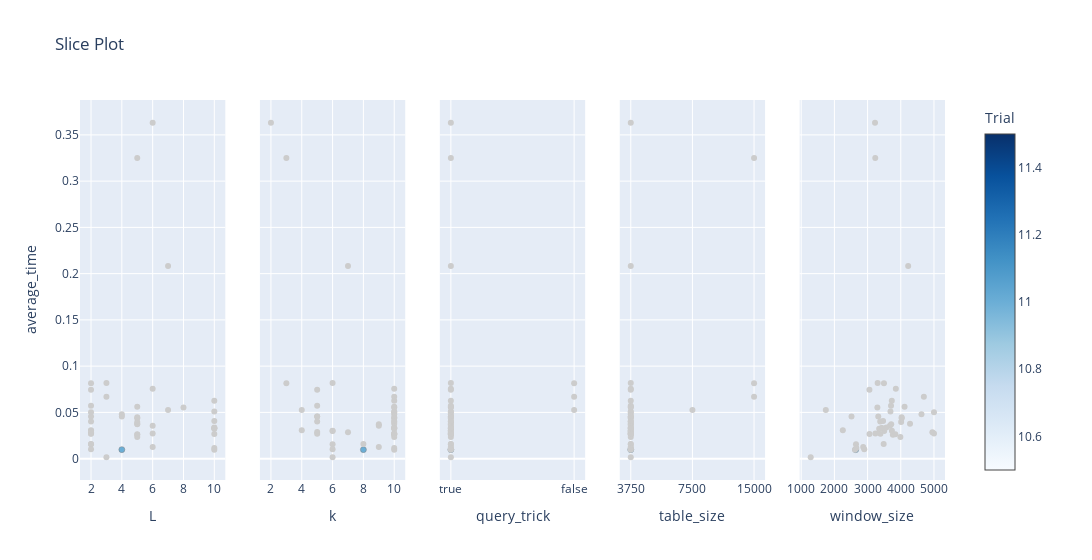

Write notebook code for a chart like this one.
### Code cell
plot_slice(lsh_study, target = lambda t: t.values[1], target_name = 'average_time')

### Figure 1 — Plotly figure (JSON) as saved in the notebook; plotly's stock layout.template omitted (floating-point values rounded to 4 significant figures)
{"data": [{"marker": {"color": [11], "colorbar": {"title": {"text": "Trial"}, "x": 1, "xpad": 40}, "colorscale": [[0, "rgb(247,251,255)"], [0.125, "rgb(222,235,247)"], [0.25, "rgb(198,219,239)"], [0.375, "rgb(158,202,225)"], [0.5, "rgb(107,174,214)"], [0.625, "rgb(66,146,198)"], [0.75, "rgb(33,113,181)"], [0.875, "rgb(8,81,156)"], [1, "rgb(8,48,107)"]], "line": {"color": "Grey", "width": 0.5}, "showscale": true}, "mode": "markers", "name": "Feasible Trial", "showlegend": false, "type": "scatter", "x": [4], "xaxis": "x", "y": [0.009726], "yaxis": "y"}, {"marker": {"color": "#cccccc"}, "mode": "markers", "name": "Infeasible Trial", "showlegend": false, "type": "scatter", "x": [6, 7, 8, 5, 2, 4, 2, 6, 7, 3, 6, 6, 3, 2, 5, 5, 2, 2, 5, 5, 5, 5, 5, 3, 2, 2, 6, 4, 2, 2, 10, 10, 2, 2, 10, 2, 2, 2, 5, 10, 10, 5, 2, 2, 10, 10, 10, 10, 10], "xaxis": "x", "y": [0.3631, 0.2082, 0.05527, 0.325, 0.08155, 0.04547, 0.03064, 0.03552, 0.05244, 0.06685, 0.02719, 0.01265, 0.001488, 0.01009, 0.02592, 0.03716, 0.01544, 0.03018, 0.02345, 0.03783, 0.0396, 0.02625, 0.04359, 0.08174, 0.02988, 0.01585, 0.07562, 0.04805, 0.04001, 0.02887, 0.01149, 0.02653, 0.02719, 0.0286, 0.009472, 0.04543, 0.05016, 0.05712, 0.04471, 0.03354, 0.06245, 0.05595, 0.07446, 0.02679, 0.05083, 0.03276, 0.03242, 0.04061, 0.033], "yaxis": "y"}, {"marker": {"color": [11], "colorbar": {"title": {"text": "Trial"}, "x": 1, "xpad": 40}, "colorscale": [[0, "rgb(247,251,255)"], [0.125, "rgb(222,235,247)"], [0.25, "rgb(198,219,239)"], [0.375, "rgb(158,202,225)"], [0.5, "rgb(107,174,214)"], [0.625, "rgb(66,146,198)"], [0.75, "rgb(33,113,181)"], [0.875, "rgb(8,81,156)"], [1, "rgb(8,48,107)"]], "line": {"color": "Grey", "width": 0.5}, "showscale": false}, "mode": "markers", "name": "Feasible Trial", "showlegend": false, "type": "scatter", "x": [8], "xaxis": "x2", "y": [0.009726], "yaxis": "y2"}, {"marker": {"color": "#cccccc"}, "mode": "markers", "name": "Infeasible Trial", "showlegend": false, "type": "scatter", "x": [2, 7, 10, 3, 3, 5, 4, 9, 4, 10, 10, 9, 6, 6, 10, 9, 6, 6, 10, 10, 10, 10, 10, 6, 6, 8, 10, 10, 5, 5, 10, 10, 10, 7, 10, 5, 10, 5, 10, 10, 10, 10, 5, 5, 10, 10, 10, 10, 10], "xaxis": "x2", "y": [0.3631, 0.2082, 0.05527, 0.325, 0.08155, 0.04547, 0.03064, 0.03552, 0.05244, 0.06685, 0.02719, 0.01265, 0.001488, 0.01009, 0.02592, 0.03716, 0.01544, 0.03018, 0.02345, 0.03783, 0.0396, 0.02625, 0.04359, 0.08174, 0.02988, 0.01585, 0.07562, 0.04805, 0.04001, 0.02887, 0.01149, 0.02653, 0.02719, 0.0286, 0.009472, 0.04543, 0.05016, 0.05712, 0.04471, 0.03354, 0.06245, 0.05595, 0.07446, 0.02679, 0.05083, 0.03276, 0.03242, 0.04061, 0.033], "yaxis": "y2"}, {"marker": {"color": [11], "colorbar": {"title": {"text": "Trial"}, "x": 1, "xpad": 40}, "colorscale": [[0, "rgb(247,251,255)"], [0.125, "rgb(222,235,247)"], [0.25, "rgb(198,219,239)"], [0.375, "rgb(158,202,225)"], [0.5, "rgb(107,174,214)"], [0.625, "rgb(66,146,198)"], [0.75, "rgb(33,113,181)"], [0.875, "rgb(8,81,156)"], [1, "rgb(8,48,107)"]], "line": {"color": "Grey", "width": 0.5}, "showscale": false}, "mode": "markers", "name": "Feasible Trial", "showlegend": false, "type": "scatter", "x": [true], "xaxis": "x3", "y": [0.009726], "yaxis": "y3"}, {"marker": {"color": "#cccccc"}, "mode": "markers", "name": "Infeasible Trial", "showlegend": false, "type": "scatter", "x": [true, true, true, true, false, true, true, true, false, false, true, true, true, true, true, true, true, true, true, true, true, true, true, true, true, true, true, true, true, true, true, true, true, true, true, true, true, true, true, true, true, true, true, true, true, true, true, true, true], "xaxis": "x3", "y": [0.3631, 0.2082, 0.05527, 0.325, 0.08155, 0.04547, 0.03064, 0.03552, 0.05244, 0.06685, 0.02719, 0.01265, 0.001488, 0.01009, 0.02592, 0.03716, 0.01544, 0.03018, 0.02345, 0.03783, 0.0396, 0.02625, 0.04359, 0.08174, 0.02988, 0.01585, 0.07562, 0.04805, 0.04001, 0.02887, 0.01149, 0.02653, 0.02719, 0.0286, 0.009472, 0.04543, 0.05016, 0.05712, 0.04471, 0.03354, 0.06245, 0.05595, 0.07446, 0.02679, 0.05083, 0.03276, 0.03242, 0.04061, 0.033], "yaxis": "y3"}, {"marker": {"color": [11], "colorbar": {"title": {"text": "Trial"}, "x": 1, "xpad": 40}, "colorscale": [[0, "rgb(247,251,255)"], [0.125, "rgb(222,235,247)"], [0.25, "rgb(198,219,239)"], [0.375, "rgb(158,202,225)"], [0.5, "rgb(107,174,214)"], [0.625, "rgb(66,146,198)"], [0.75, "rgb(33,113,181)"], [0.875, "rgb(8,81,156)"], [1, "rgb(8,48,107)"]], "line": {"color": "Grey", "width": 0.5}, "showscale": false}, "mode": "markers", "name": "Feasible Trial", "showlegend": false, "type": "scatter", "x": [3750], "xaxis": "x4", "y": [0.009726], "yaxis": "y4"}, {"marker": {"color": "#cccccc"}, "mode": "markers", "name": "Infeasible Trial", "showlegend": false, "type": "scatter", "x": [3750, 3750, 3750, 15000, 15000, 3750, 3750, 3750, 7500, 15000, 3750, 3750, 3750, 3750, 3750, 3750, 3750, 3750, 3750, 3750, 3750, 3750, 3750, 3750, 3750, 3750, 3750, 3750, 3750, 3750, 3750, 3750, 3750, 3750, 3750, 3750, 3750, 3750, 3750, 3750, 3750, 3750, 3750, 3750, 3750, 3750, 3750, 3750, 3750], "xaxis": "x4", "y": [0.3631, 0.2082, 0.05527, 0.325, 0.08155, 0.04547, 0.03064, 0.03552, 0.05244, 0.06685, 0.02719, 0.01265, 0.001488, 0.01009, 0.02592, 0.03716, 0.01544, 0.03018, 0.02345, 0.03783, 0.0396, 0.02625, 0.04359, 0.08174, 0.02988, 0.01585, 0.07562, 0.04805, 0.04001, 0.02887, 0.01149, 0.02653, 0.02719, 0.0286, 0.009472, 0.04543, 0.05016, 0.05712, 0.04471, 0.03354, 0.06245, 0.05595, 0.07446, 0.02679, 0.05083, 0.03276, 0.03242, 0.04061, 0.033], "yaxis": "y4"}, {"marker": {"color": [11], "colorbar": {"title": {"text": "Trial"}, "x": 1, "xpad": 40}, "colorscale": [[0, "rgb(247,251,255)"], [0.125, "rgb(222,235,247)"], [0.25, "rgb(198,219,239)"], [0.375, "rgb(158,202,225)"], [0.5, "rgb(107,174,214)"], [0.625, "rgb(66,146,198)"], [0.75, "rgb(33,113,181)"], [0.875, "rgb(8,81,156)"], [1, "rgb(8,48,107)"]], "line": {"color": "Grey", "width": 0.5}, "showscale": false}, "mode": "markers", "name": "Feasible Trial", "showlegend": false, "type": "scatter", "x": [2641], "xaxis": "x5", "y": [0.009726], "yaxis": "y5"}, {"marker": {"color": "#cccccc"}, "mode": "markers", "name": "Infeasible Trial", "showlegend": false, "type": "scatter", "x": [3224, 4222, 3295, 3231, 3493, 2516, 2254, 3672, 1742, 4695, 3236, 2868, 1286, 2900, 3761, 3711, 2650, 3732, 3987, 4278, 4011, 3836, 4028, 3303, 3499, 3484, 3851, 4623, 3380, 3367, 2661, 3057, 5000, 4951, 2620, 3322, 5000, 3706, 4026, 3566, 3729, 4114, 3055, 3386, 3689, 3416, 3349, 3466, 3431], "xaxis": "x5", "y": [0.3631, 0.2082, 0.05527, 0.325, 0.08155, 0.04547, 0.03064, 0.03552, 0.05244, 0.06685, 0.02719, 0.01265, 0.001488, 0.01009, 0.02592, 0.03716, 0.01544, 0.03018, 0.02345, 0.03783, 0.0396, 0.02625, 0.04359, 0.08174, 0.02988, 0.01585, 0.07562, 0.04805, 0.04001, 0.02887, 0.01149, 0.02653, 0.02719, 0.0286, 0.009472, 0.04543, 0.05016, 0.05712, 0.04471, 0.03354, 0.06245, 0.05595, 0.07446, 0.02679, 0.05083, 0.03276, 0.03242, 0.04061, 0.033], "yaxis": "y5"}], "layout": {"title": {"text": "Slice Plot"}, "width": 1500, "xaxis": {"anchor": "y", "domain": [0, 0.168], "title": {"text": "L"}}, "xaxis2": {"anchor": "y2", "domain": [0.208, 0.376], "title": {"text": "k"}}, "xaxis3": {"anchor": "y3", "categoryarray": [true, false], "categoryorder": "array", "domain": [0.416, 0.584], "title": {"text": "query_trick"}, "type": "category"}, "xaxis4": {"anchor": "y4", "categoryarray": [3750, 7500, 15000], "categoryorder": "array", "domain": [0.624, 0.792], "title": {"text": "table_size"}, "type": "category"}, "xaxis5": {"anchor": "y5", "domain": [0.832, 1], "title": {"text": "window_size"}}, "yaxis": {"anchor": "x", "domain": [0, 1], "title": {"text": "average_time"}}, "yaxis2": {"anchor": "x2", "domain": [0, 1], "matches": "y", "showticklabels": false}, "yaxis3": {"anchor": "x3", "domain": [0, 1], "matches": "y", "showticklabels": false}, "yaxis4": {"anchor": "x4", "domain": [0, 1], "matches": "y", "showticklabels": false}, "yaxis5": {"anchor": "x5", "domain": [0, 1], "matches": "y", "showticklabels": false}}}
